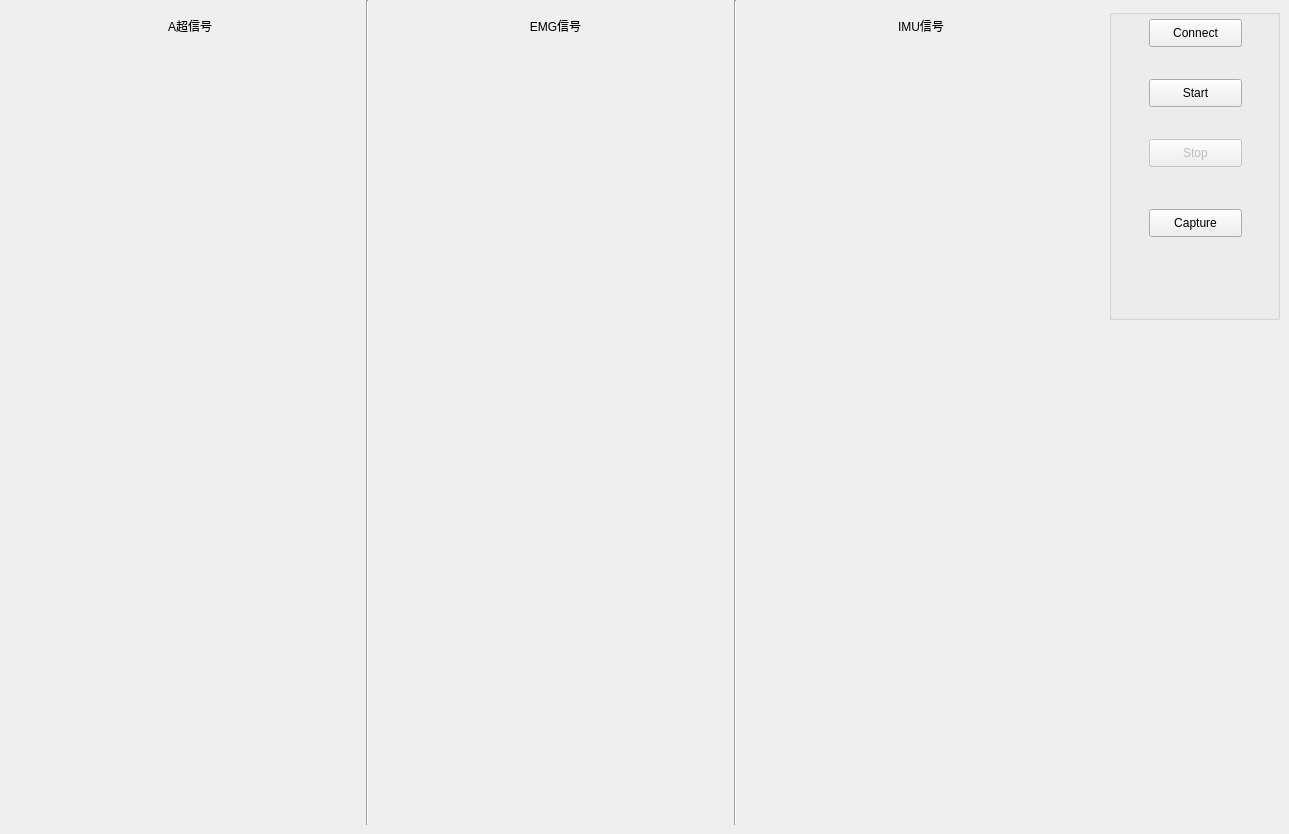
      <widget class="QWidget" name="MutiData">
       <attribute name="title">
        <string>Data</string>
       </attribute>
       <widget class="Line" name="line">
        <property name="geometry">
         <rect>
          <x>366</x>
          <y>0</y>
          <width>3</width>
          <height>825</height>
         </rect>
        </property>
        <property name="orientation">
         <enum>Qt::Vertical</enum>
        </property>
       </widget>
       <widget class="Line" name="line_2">
        <property name="geometry">
         <rect>
          <x>734</x>
          <y>0</y>
          <width>3</width>
          <height>825</height>
         </rect>
        </property>
        <property name="orientation">
         <enum>Qt::Vertical</enum>
        </property>
       </widget>
       <widget class="QWidget" name="layoutWidget">
        <property name="geometry">
         <rect>
          <x>0</x>
          <y>40</y>
          <width>1101</width>
          <height>781</height>
         </rect>
        </property>
        <layout class="QHBoxLayout" name="horizontalLayout_18">
         <item>
          <layout class="QVBoxLayout" name="verticalLayout_5">
           <item>
            <widget class="QCustomPlot" name="Amode_1_plot" native="true"/>
           </item>
           <item>
            <widget class="QCustomPlot" name="Amode_2_plot" native="true"/>
           </item>
           <item>
            <widget class="QCustomPlot" name="Amode_3_plot" native="true"/>
           </item>
           <item>
            <widget class="QCustomPlot" name="Amode_4_plot" native="true"/>
           </item>
          </layout>
         </item>
         <item>
          <layout class="QVBoxLayout" name="verticalLayout_6">
           <item>
            <widget class="QCustomPlot" name="EMG_1_plot" native="true">
             <zorder></zorder>
            </widget>
           </item>
           <item>
            <widget class="QCustomPlot" name="EMG_3_plot" native="true"/>
           </item>
           <item>
            <widget class="QCustomPlot" name="EMG_2_plot" native="true"/>
           </item>
           <item>
            <widget class="QCustomPlot" name="EMG_4_plot" native="true"/>
           </item>
          </layout>
         </item>
         <item>
          <layout class="QVBoxLayout" name="verticalLayout_7">
           <item>
            <widget class="QCustomPlot" name="IMU_1_plot" native="true"/>
           </item>
           <item>
            <widget class="QCustomPlot" name="IMU_2_plot" native="true">
             <zorder>IMU_1_plot</zorder>
            </widget>
           </item>
           <item>
            <widget class="QCustomPlot" name="IMU_3_plot" native="true"/>
           </item>
           <item>
            <widget class="QCustomPlot" name="IMU_4_plot" native="true"/>
           </item>
          </layout>
         </item>
        </layout>
       </widget>
       <widget class="QWidget" name="layoutWidget">
        <property name="geometry">
         <rect>
          <x>10</x>
          <y>10</y>
          <width>1091</width>
          <height>31</height>
         </rect>
        </property>
        <layout class="QHBoxLayout" name="horizontalLayout_8">
         <item>
          <widget class="QLabel" name="Amode_label">
           <property name="layoutDirection">
            <enum>Qt::LeftToRight</enum>
           </property>
           <property name="text">
            <string>A超信号</string>
           </property>
           <property name="alignment">
            <set>Qt::AlignCenter</set>
           </property>
          </widget>
         </item>
         <item>
          <widget class="QLabel" name="EMG_label">
           <property name="text">
            <string>EMG信号</string>
           </property>
           <property name="alignment">
            <set>Qt::AlignCenter</set>
           </property>
          </widget>
         </item>
         <item>
          <widget class="QLabel" name="IMU_label">
           <property name="text">
            <string>IMU信号</string>
           </property>
           <property name="alignment">
            <set>Qt::AlignCenter</set>
           </property>
          </widget>
         </item>
        </layout>
       </widget>
       <widget class="QGroupBox" name="groupBox_8">
        <property name="geometry">
         <rect>
          <x>1109</x>
          <y>9</y>
          <width>171</width>
          <height>311</height>
         </rect>
        </property>
        <property name="title">
         <string/>
        </property>
        <widget class="QPushButton" name="multiData_connect">
         <property name="geometry">
          <rect>
           <x>40</x>
           <y>10</y>
           <width>93</width>
           <height>28</height>
          </rect>
         </property>
         <property name="text">
          <string>Connect</string>
         </property>
        </widget>
        <widget class="QPushButton" name="multiData_start_button">
         <property name="geometry">
          <rect>
           <x>40</x>
           <y>70</y>
           <width>93</width>
           <height>28</height>
          </rect>
         </property>
         <property name="text">
          <string>Start</string>
         </property>
        </widget>
        <widget class="QPushButton" name="multiData_stop_button">
         <property name="enabled">
          <bool>false</bool>
         </property>
         <property name="geometry">
          <rect>
           <x>40</x>
           <y>130</y>
           <width>93</width>
           <height>28</height>
          </rect>
         </property>
         <property name="text">
          <string>Stop</string>
         </property>
        </widget>
        <widget class="QPushButton" name="multiData_capture_button">
         <property name="geometry">
          <rect>
           <x>40</x>
           <y>200</y>
           <width>93</width>
           <height>28</height>
          </rect>
         </property>
         <property name="text">
          <string>Capture</string>
         </property>
        </widget>
       </widget>
       <zorder>line</zorder>
       <zorder>line_2</zorder>
       <zorder>layoutWidget</zorder>
       <zorder>layoutWidget</zorder>
       <zorder></zorder>
       <zorder></zorder>
       <zorder>groupBox_8</zorder>
      </widget>
